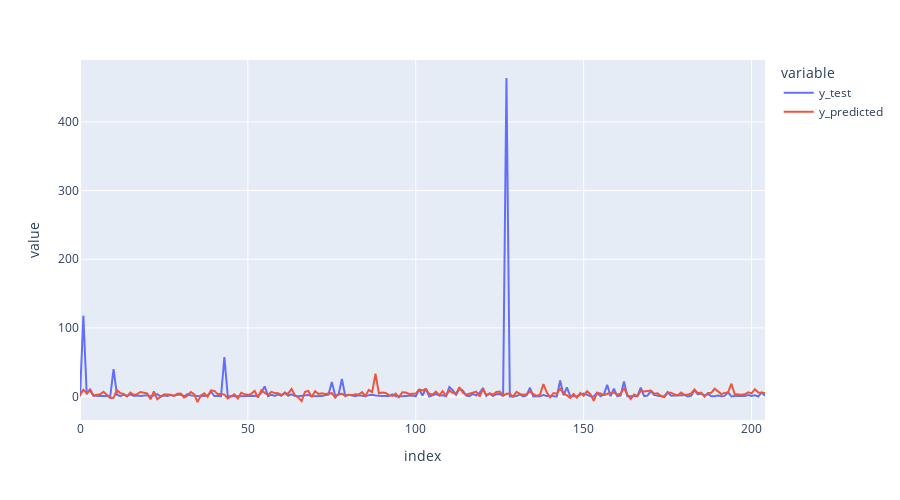

Source (notebook cell):
### Code cell
#Créant une data frame contenant y_test et y_predicted
y_test_predicted = pd.DataFrame ( { 'y_test' : y_test, 'y_predicted' : y_predicted } )
y_test_predicted.reset_index(inplace=True, drop = True )
y_test_predicted

#Visualisation de y_test et y_predicted
px.line ( y_test_predicted, x = y_test_predicted.index, y = ['y_test', 'y_predicted'], width  = 900, height = 500 )

### Figure 1 — Plotly figure (JSON) as saved in the notebook; plotly's stock layout.template omitted (floating-point values rounded to 4 significant figures; data arrays with more than 128 entries replaced by an {"elided": "..."} marker saying what was removed)
{"data": [{"hovertemplate": "variable=y_test<br>index=%{x}<br>value=%{y}<extra></extra>", "legendgroup": "y_test", "line": {"color": "#636efa", "dash": "solid"}, "marker": {"symbol": "circle"}, "mode": "lines", "name": "y_test", "orientation": "v", "showlegend": true, "type": "scatter", "x": {"elided": "205 int values"}, "xaxis": "x", "y": {"elided": "205 float values"}, "yaxis": "y"}, {"hovertemplate": "variable=y_predicted<br>index=%{x}<br>value=%{y}<extra></extra>", "legendgroup": "y_predicted", "line": {"color": "#EF553B", "dash": "solid"}, "marker": {"symbol": "circle"}, "mode": "lines", "name": "y_predicted", "orientation": "v", "showlegend": true, "type": "scatter", "x": {"elided": "205 int values"}, "xaxis": "x", "y": {"elided": "205 float values"}, "yaxis": "y"}], "layout": {"height": 500, "legend": {"title": {"text": "variable"}, "tracegroupgap": 0}, "margin": {"t": 60}, "width": 900, "xaxis": {"anchor": "y", "domain": [0, 1], "title": {"text": "index"}}, "yaxis": {"anchor": "x", "domain": [0, 1], "title": {"text": "value"}}}}
